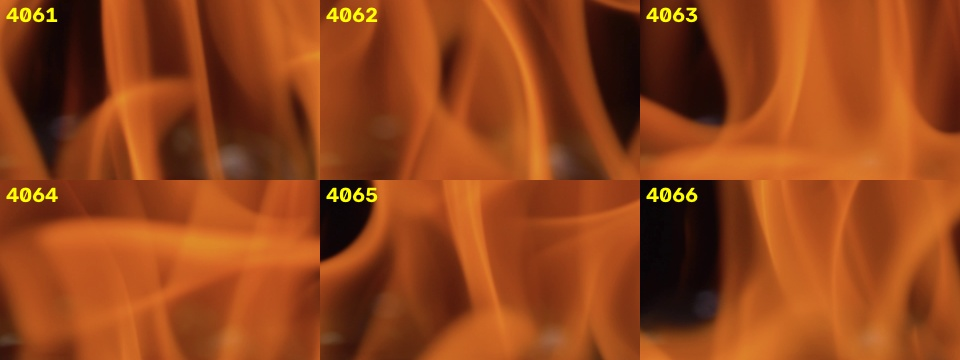
#> input picture look.jpg, 960 x 360 px
$ python -i analyze.py   (imports and definitions only)
#> lines starting #> are read from the running program, lines starting #| are printed output that depends on the picture; after the words box and inside, x2 and y2 are one past the last pixel; in counts of white or black regions, pixels touching at a corner belong together
#> further down, picture is the input picture: shape (360, 960, 3); mean B, G, R 25.5, 69, 148.8
"""Stage 3: measurements taken from a decoded frame.

Every function here takes a plain image array (no files, no windows), so it
can be tested with tiny made-up images. Frames from decode.py are BGR arrays
of shape (height, width, 3) with values from 0 to 255.
"""
from dataclasses import dataclass

import cv2
import numpy as np

# Frames wider than this are shrunk before measuring. That makes analysis much
# faster and barely changes the averages.
ANALYSIS_WIDTH = 640

# How much each color adds to the brightness the eye sees, using the standard
# for HD video (Rec. 709). Green counts the most and blue the least.
LUMA_B, LUMA_G, LUMA_R = 0.0722, 0.7152, 0.2126


def _check_color_image(image):
    if image.ndim != 3 or image.shape[2] != 3 or image.size == 0:
        raise ValueError("Expected a non-empty color image (height x width x 3).")


def prepare(image):
    """Shrink a frame to ANALYSIS_WIDTH pixels wide. Never enlarges it."""
    _check_color_image(image)
    height, width = image.shape[:2]
    if width <= ANALYSIS_WIDTH:
        return image
    new_height = max(1, round(height * ANALYSIS_WIDTH / width))
    return cv2.resize(image, (ANALYSIS_WIDTH, new_height),
                      interpolation=cv2.INTER_AREA)


def luma(image):
    """The brightness of every pixel, from 0 (black) to 255 (white).

    Returns a 2-D uint8 array. Most measurements are built on this.
    """
    _check_color_image(image)
    blue, green, red = image[..., 0], image[..., 1], image[..., 2]
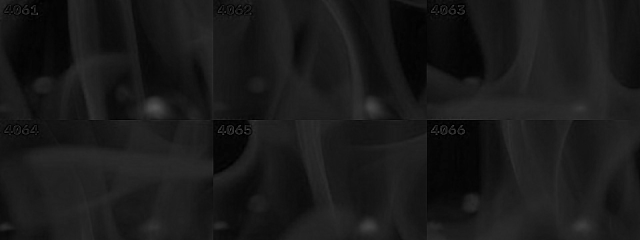
#> blue: shape (240, 640); min 0, max 83, mean 25.5
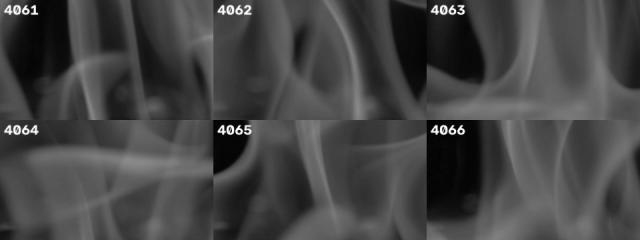
#> green: shape (240, 640); min 1, max 254, mean 69
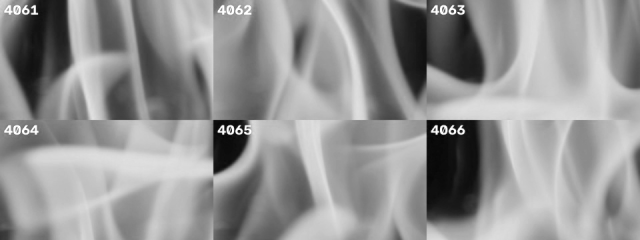
#> red: shape (240, 640); min 4, max 255, mean 148.8
    values = LUMA_B * blue + LUMA_G * green + LUMA_R * red
    return np.rint(values).astype(np.uint8)
#> returned value: shape (240, 640)


def brightness_percent(gray):
    """Average brightness of a luma array: 0 is black, 100 is white."""
    if gray.size == 0:
        raise ValueError("Cannot measure an empty image.")
    return float(gray.mean()) / 255 * 100


# Contrast compares the darkest and brightest of the picture, but ignores the
# most extreme 5% at each end so a few stray pixels (a tiny logo, a speck of
# noise) can't change the answer.
CONTRAST_LOW_PERCENTILE = 5
CONTRAST_HIGH_PERCENTILE = 95


def contrast_percent(gray):
    """How far apart the dark and bright parts of a luma array are.

    0 means flat: nearly every pixel has the same brightness. 100 means the
    dark end reaches black and the bright end reaches white.
    """
    if gray.size == 0:
        raise ValueError("Cannot measure an empty image.")
    low, high = np.percentile(
        gray, [CONTRAST_LOW_PERCENTILE, CONTRAST_HIGH_PERCENTILE])
    return float(high - low) / 255 * 100


# A pixel counts as clipped when it is pure black or white, or very close.
# Video compression rarely leaves a "black" pixel at exactly 0, so we allow a
# small margin: 5 out of 255 is about 2% and 250 out of 255 is about 98%.
CLIP_BLACK_MAX = 5
CLIP_WHITE_MIN = 250


def clipping_masks(gray):
    """Mark the clipped pixels of a luma array.

    Returns two True/False arrays the same shape as the image: one that is
    True where a pixel is crushed to black, and one where it is blown out to
    white. (The exposure overlay will draw these on the preview.)
    """
    return gray <= CLIP_BLACK_MAX, gray >= CLIP_WHITE_MIN


def clipping_percent(gray):
    """The share of pixels that are clipped, as (crushed_blacks, blown_highlights).

    Each is a percentage of all the pixels, from 0 to 100.
    """
    if gray.size == 0:
        raise ValueError("Cannot measure an empty image.")
    black, white = clipping_masks(gray)
    return float(black.mean()) * 100, float(white.mean()) * 100


# The brightness range 0-255 is split into thirds for the dark / mid / bright
# summary: 0 to 85 is dark, 86 to 170 is mid, 171 to 255 is bright.
ZONE_DARK_MAX = 85
ZONE_MID_MAX = 170


def luminance_histogram(gray):
    """Count how many pixels have each brightness from 0 to 255.

    Returns an array of 256 counts: counts[0] is the number of pure black
    pixels, counts[255] the number of pure white ones, and so on.
    """
    if gray.size == 0:
        raise ValueError("Cannot measure an empty image.")
    return np.bincount(gray.ravel(), minlength=256)


# [9 lines left out: function combine_histograms, not called in this run]


def tonal_zones_percent(histogram):
    """Split a histogram into thirds: (dark, mid, bright) as percentages."""
    total = histogram.sum()
    if total == 0:
        raise ValueError("The histogram is empty.")
    dark = histogram[:ZONE_DARK_MAX + 1].sum()
    mid = histogram[ZONE_DARK_MAX + 1:ZONE_MID_MAX + 1].sum()
    bright = histogram[ZONE_MID_MAX + 1:].sum()
    return tuple(float(part) / total * 100 for part in (dark, mid, bright))


# ---------- color: saturation and hue ----------
#
# Color is measured in HSV: hue is which color it is (red, green, blue...),
# saturation is how strong it is (0% is gray, 100% is fully vivid) and value
# is how bright it is. OpenCV stores hue from 0 to 179 (every step is 2
# degrees), and saturation and value from 0 to 255.

# Pixels darker than this (out of 255, about 6%) are left out of the color
# measurements. In a very dark pixel the color is mostly camera noise, and
# the HSV math would call it strongly saturated even though nobody can see it.
COLOR_MIN_VALUE = 16

# For the dominant hue, only pixels with a clear color get a vote: at least
# this saturated (out of 255, about 20%). Grays and near-whites have no hue.
HUE_MIN_SATURATION = 51

# If fewer than this share of all pixels has a clear color, the picture is
# treated as neutral and no dominant hue is reported.
MIN_COLORED_SHARE = 0.02

# Hue is a circle, so the peak is found after smoothing: each hue is scored by
# the votes within this many steps (2 degrees each) on either side of it.
HUE_SMOOTHING = 5

# (degree where the color ends, name) in order around the color wheel.
# Red covers 345 to 360 as well as 0 to 15, because the wheel is a circle.
HUE_NAMES = [
    (15, "Red"), (40, "Orange"), (70, "Yellow"), (160, "Green"),
    (200, "Cyan"), (255, "Blue"), (290, "Purple"), (345, "Magenta"),
]


def to_hsv(image):
    """Convert a BGR frame to HSV (hue 0-179, saturation and value 0-255)."""
    _check_color_image(image)
    return cv2.cvtColor(image, cv2.COLOR_BGR2HSV)


def saturation_percent(hsv):
    """How colorful the picture is, from 0 (gray) to 100 (fully vivid).

    This is the average saturation of every pixel that isn't nearly black.
    Gray and white pixels count (as 0), so a mostly gray picture with a
    little color scores low. A picture with no visible pixels scores 0.
    """
    if hsv.size == 0:
        raise ValueError("Cannot measure an empty image.")
    visible = hsv[..., 2] >= COLOR_MIN_VALUE
    if not visible.any():
        return 0.0
    return float(hsv[..., 1][visible].mean()) / 255 * 100


def hue_histogram(hsv):
    """Count the pixels of each hue, as 180 counts (each step is 2 degrees).

    Only pixels with a clear color are counted: not nearly black and at
    least 20% saturated.
    """
    if hsv.size == 0:
        raise ValueError("Cannot measure an empty image.")
    colored = (hsv[..., 2] >= COLOR_MIN_VALUE) & (hsv[..., 1] >= HUE_MIN_SATURATION)
    return np.bincount(hsv[..., 0][colored].ravel(), minlength=180)


def dominant_hue(histogram, total_pixels):
    """The most common hue, in degrees from 0 to 358, or None for neutral.

    `total_pixels` is how many pixels the histogram was taken from. If too
    few of them have a clear color, there is no dominant hue.
    """
    if total_pixels <= 0:
        raise ValueError("The picture has no pixels.")
    if histogram.sum() < MIN_COLORED_SHARE * total_pixels:
        return None
    # Score each hue by the votes around it, wrapping from 179 back to 0.
    # Nearer votes count more (1, 2, ... 6 ... 2, 1), so a single pure color
    # scores highest exactly at its own hue.
    window = np.concatenate([np.arange(1, HUE_SMOOTHING + 2),
                             np.arange(HUE_SMOOTHING, 0, -1)]).astype(float)
    wrapped = np.concatenate(
        [histogram[-HUE_SMOOTHING:], histogram, histogram[:HUE_SMOOTHING]])
    scores = np.convolve(wrapped, window, mode="valid")
    return float(int(np.argmax(scores)) * 2)


# [7 lines left out: function hue_name, not called in this run]


# ---------- black bars (letterbox and pillarbox) ----------
#
# Widescreen films shown on a taller screen get black bars at the top and
# bottom (letterbox). Tall or square pictures on a wide screen get them at the
# sides (pillarbox). We find them by walking in from each edge for as long as
# every row (or column) is black.

# A pixel this dark (out of 255) counts as black. A little above zero, because
# compression leaves faint noise even in a perfectly black bar.
BAR_LUMA_MAX = 10

# A row or column counts as black when at least this share of it is. Not all
# of it, so a small logo or a speck of noise in a bar doesn't end it. A wide
# line of subtitles sitting in a bar does end it, so the bar is then reported
# as only the part between the edge and the text.
BAR_LINE_SHARE = 0.95

# Bars thinner than this percent of the picture are ignored. A pixel or two of
# black at an edge is usually a cropping or compression artifact, not a bar.
MIN_BAR_PERCENT = 1.0

# A bar thicker than this percent of its side is not counted as a bar. Real
# bars are never this big, so a picture that is black across nearly half of
# it is more likely dark content (a black sky, a dark half of a split screen).
MAX_BAR_PERCENT = 45.0


@dataclass(frozen=True)
class BlackBars:
    """How thick the black bars are, as a percent of the picture.

    top and bottom are percents of the picture's height. left and right are
    percents of its width. 0 means no bar on that side.
    """
    top: float = 0.0
    bottom: float = 0.0
    left: float = 0.0
    right: float = 0.0

    @property
    def any(self):
        return bool(self.top or self.bottom or self.left or self.right)


def _black_lines_from_start(is_black):
    """How many lines in a row, counting from the first, are black."""
    if is_black.all():
        return len(is_black)
    return int(np.argmin(is_black))          # position of the first False


def black_bar_lines(gray):
    """Find black bars at the four edges of a luma array.

    Returns how many pixel rows or columns each bar covers, as
    (top, bottom, left, right). 0 means no bar on that side.

    A picture that is black all the way across (a fade to black, say) has no
    bars: there is no picture for them to frame. Dark scenes with real
    picture in them can still look like bars if their edges are pure black.
    """
    if gray.size == 0:
        raise ValueError("Cannot measure an empty image.")
    height, width = gray.shape
#> height = 240; width = 640
    dark = gray <= BAR_LUMA_MAX
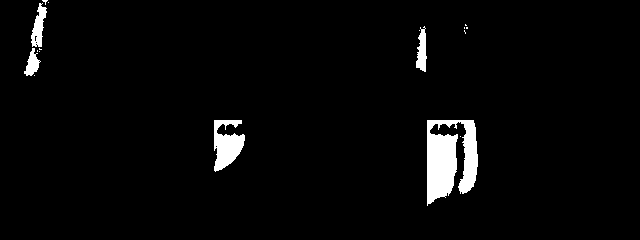
#> dark: shape (240, 640) bool; 3.2% white; 17 white regions (12 under 20 px), largest, box (x1, y1, x2, y2) and area: (427, 120, 478, 206) 2958, (214, 120, 245, 172) 1000, (31, 3, 47, 47) 377, (416, 26, 427, 72) 323, (24, 48, 41, 76) 244
    black_rows = dark.mean(axis=1) >= BAR_LINE_SHARE
    black_columns = dark.mean(axis=0) >= BAR_LINE_SHARE
    if black_rows.all() or black_columns.all():
        return 0, 0, 0, 0

    def valid(lines, total):
#> called with lines = 0, total = 240
        percent = lines / total * 100
#> percent = 0
#> (the rest of the program and of its run is left out)
